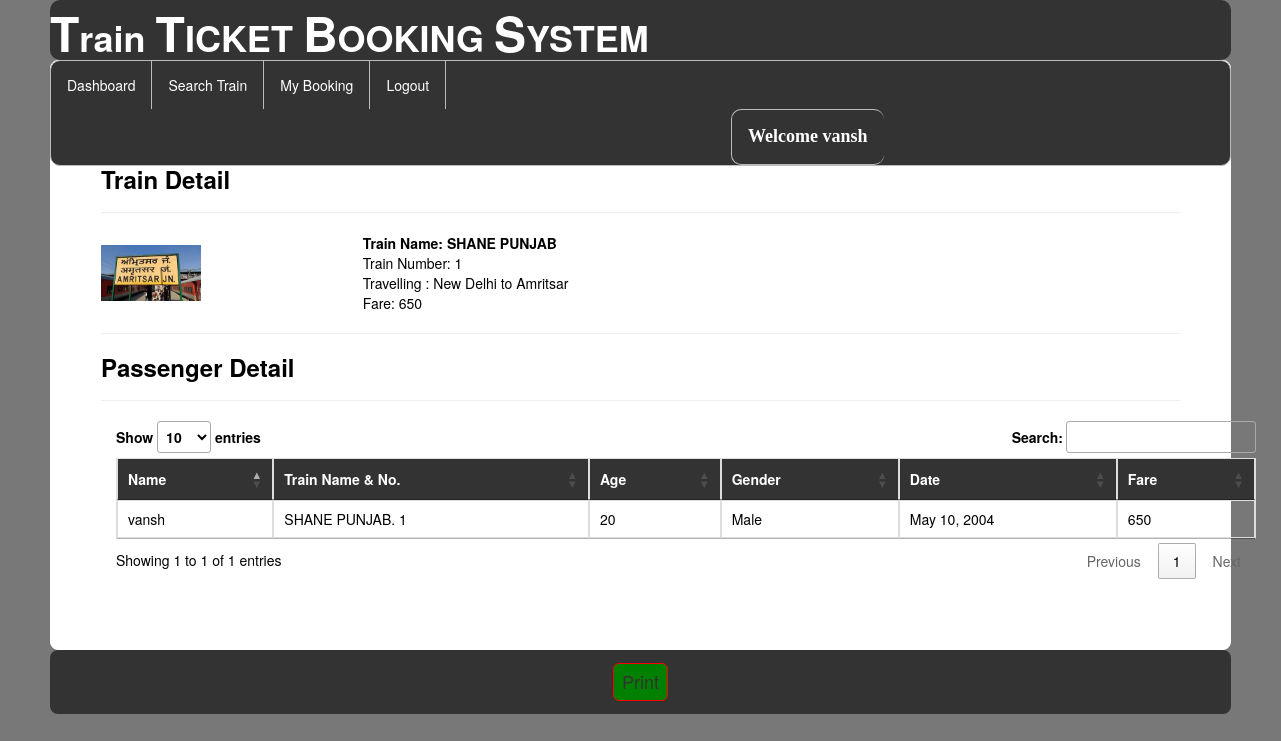
The page /view_ticket/26/ (signed in) on the database its author committed.
### railway/models.py (models this page shows, shortened)
class Book_ticket(models.Model):
    passenger=models.ForeignKey(Passenger,on_delete=models.CASCADE,null=True)
    user=models.ForeignKey(Register,on_delete=models.CASCADE,null=True)
    route=models.CharField(max_length=100,null=True)
    date2=models.DateField(null=True)
    fare=models.IntegerField(null=True)

class Passenger(models.Model):
    user = models.ForeignKey(Register,on_delete=models.CASCADE,null=True)
    train = models.ForeignKey(Add_Train,on_delete=models.CASCADE,null=True)
    name = models.CharField(max_length=100,null=True)
    age = models.IntegerField(null=True)
    gender = models.CharField(max_length=30,null=True)
    route=models.CharField(max_length=100,null=True)
    status = models.CharField(max_length=30,null=True)
    date1 = models.DateField(null=True)
    fare = models.IntegerField(null=True)

class Add_Train(models.Model):
    trainname = models.CharField(max_length=30,null=True)
    train_no = models.IntegerField(null=True)
    from_city = models.CharField(max_length=30,null=True)
    to_city = models.CharField(max_length=30,null=True)
    departuretime=models.CharField(max_length=30,null=True)
    arrivaltime=models.CharField(max_length=30,null=True)
    trevaltime=models.CharField(max_length=100,null=True)
    distance=models.IntegerField(null=True)
    img=models.FileField(null=True)

### railway/views.py (the view)
# urls.py: path('view_ticket/<int:pid>/', view_ticket, name='view_ticket'),
def view_ticket(request,pid):
    if not request.user.is_authenticated:
        return redirect('login')
    book = Book_ticket.objects.get(id=pid)
    d = {'book':book}
    return render(request,'view_ticket.html',d)

### railway/templates/view_ticket.html (shortened to what this page needs)
{% extends 'navigation2.html' %}
{% load static %}
{% block b %}
<div id = "mydiv" style="color:Black;border:1px solid white;border-radius:8px;background-color:white;padding:50px">
    <h3><strong>Train Detail</strong></h3><hr>
    <table width="800">
        <tr>
            <td><img src="{{book.passenger.train.img.url}}" style="width:100px;height:70"></td>
            <td><b>Train Name: {{book.passenger.train.trainname}}</b><br>
                Train Number: {{book.passenger.train.train_no}}<br>
                Travelling : {{book.route}}<br>
                Fare: {{book.passenger.fare}}<br></td>
        </tr>
    </table>
            <hr><h3><strong>Passenger Detail</strong></h3><hr>
    <div class="container">
<table class="table table-bordered" id="myTable">
  <thead style="color:white;background-color:#333">
  <tr>
    <th>Name</th>
      <th>Train Name & No.</th>
      <th> Age</th>
    <th>Gender</th>
    <th>Date</th>
       <th>Fare</th>
  </tr>
  </thead>
   <tbody>
  <tr>
    <td>{{book.passenger.name}}</td>
    <td>{{book.passenger.train.trainname}}. {{book.passenger.train.train_no}}</td>
      <td>{{book.passenger.age}}</td>
      <td>{{book.passenger.gender}}</td>
      <td>{{book.passenger.date1}}</td>
      <td>{{book.passenger.fare}}</td>
  </tr>
    </tbody>
</table>
 </div><br>
</div>
<div style="text-align : center ; background-color:#333;border-radius:8px;padding-top:3px;padding-bottom:3px"><h4 style="color:white;">
    <button onclick = "printDiv()" style="background-color:green;border-radius:6px;border:1px solid red;padding:8px"><a href="#" style="color:#333">Print</a> </button></h4></div>
{% endblock %}

### railway/templates/navigation2.html (shortened to what this page needs)
{% extends 'head.html' %}
{% load static %}
{% block body %}
<link rel = stylesheet href = "//cdn.datatables.net/1.10.19/css/jquery.dataTables.min.css">
<ul class="id2">
  <li class="id1"><a href="{% url 'dashboard' %}">Dashboard</a></li>
  <li class="id1"><a href="{% url 'search_train' %}">Search Train</a></li>
  <li class="id1"><a href="{% url 'my_booking' %}">My Booking</a></li>
  <li class="id1"><a href="{% url 'log_out' %}">Logout</a></li>
    <li class="id2" style="margin-left:680px"><a href="" style="color:white"><strong style="font-size:18px;font-family:cursive">Welcome {{request.user.username}}</strong></a></li>
</ul>
{% block b %}
{% endblock %}
{% endblock %}

### railway/templates/navigation2.html (style rules this page uses)
.id2 { list-style-type: none; margin: 0; padding: 0; overflow: hidden; background-color: #333; border-radius:10px; border:1px solid #bbb; }
.id1 { float: left; border-right:1px solid #bbb; }
.id2 { float: left; border-left:1px solid #bbb; }
li:last-child { border-right: none; }
li a { display: block; color: white; text-align: center; padding: 14px 16px; text-decoration: none; }

### rows shown on the page
Book_ticket: passenger.train.img (picture), passenger.train.trainname "SHANE PUNJAB", passenger.train.train_no "1", route "New Delhi to Amritsar", passenger.fare "650", passenger.name "vansh", passenger.age "20", passenger.gender "Male", passenger.date1 "May 10, 2004"

### other values the page prints
{{ request.user.username }} "vansh"
